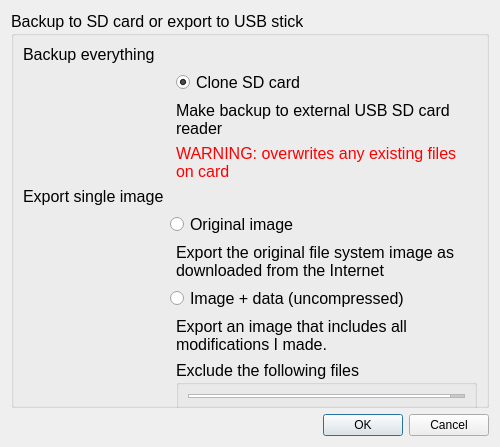
<?xml version="1.0" encoding="UTF-8"?>
<ui version="4.0">
 <class>ExportDialog</class>
 <widget class="QDialog" name="ExportDialog">
  <property name="geometry">
   <rect>
    <x>0</x>
    <y>0</y>
    <width>500</width>
    <height>447</height>
   </rect>
  </property>
  <property name="windowTitle">
   <string>Export</string>
  </property>
  <layout class="QVBoxLayout" name="verticalLayout">
   <item>
    <widget class="QGroupBox" name="groupBox">
     <property name="font">
      <font>
       <pointsize>12</pointsize>
      </font>
     </property>
     <property name="title">
      <string>Backup to SD card or export to USB stick</string>
     </property>
     <layout class="QGridLayout" name="gridLayout">
      <item row="7" column="1" colspan="2">
       <widget class="QRadioButton" name="dataRadio">
        <property name="text">
         <string>Image + data (uncompressed)</string>
        </property>
        <property name="checked">
         <bool>false</bool>
        </property>
       </widget>
      </item>
      <item row="1" column="2">
       <widget class="QRadioButton" name="backupRadio">
        <property name="text">
         <string>Clone SD card</string>
        </property>
        <property name="checked">
         <bool>true</bool>
        </property>
       </widget>
      </item>
      <item row="4" column="0">
       <widget class="QLabel" name="label_2">
        <property name="text">
         <string>Export single image</string>
        </property>
       </widget>
      </item>
      <item row="5" column="1" colspan="2">
       <widget class="QRadioButton" name="origRadio">
        <property name="text">
         <string>Original image</string>
        </property>
        <property name="checked">
         <bool>false</bool>
        </property>
       </widget>
      </item>
      <item row="8" column="2">
       <widget class="QLabel" name="label_4">
        <property name="text">
         <string>Export an image that includes all modifications I made.</string>
        </property>
        <property name="wordWrap">
         <bool>true</bool>
        </property>
       </widget>
      </item>
      <item row="0" column="0">
       <widget class="QLabel" name="label">
        <property name="text">
         <string>Backup everything</string>
        </property>
       </widget>
      </item>
      <item row="6" column="2">
       <widget class="QLabel" name="label_3">
        <property name="text">
         <string>Export the original file system image as downloaded from the Internet</string>
        </property>
        <property name="wordWrap">
         <bool>true</bool>
        </property>
       </widget>
      </item>
      <item row="2" column="2">
       <widget class="QLabel" name="label_5">
        <property name="text">
         <string>Make backup to external USB SD card reader</string>
        </property>
        <property name="wordWrap">
         <bool>true</bool>
        </property>
       </widget>
      </item>
      <item row="9" column="2">
       <widget class="QGroupBox" name="excludeGroupbox">
        <property name="sizePolicy">
         <sizepolicy hsizetype="Preferred" vsizetype="Expanding">
          <horstretch>0</horstretch>
          <verstretch>0</verstretch>
         </sizepolicy>
        </property>
        <property name="minimumSize">
         <size>
          <width>0</width>
          <height>50</height>
         </size>
        </property>
        <property name="title">
         <string>Exclude the following files</string>
        </property>
        <layout class="QHBoxLayout" name="horizontalLayout">
         <item>
          <widget class="QPlainTextEdit" name="excludeEdit">
           <property name="plainText">
            <string>/etc/udev/rules.d/
/etc/ssh/ssh_host_dsa_key
/etc/ssh/ssh_host_dsa_key.pub
/etc/ssh/ssh_host_rsa_key
/etc/ssh/ssh_host_rsa_key.pub
/etc/ssh/ssh_host_ecdsa_key.pub
/etc/ssh/ssh_host_ecdsa_key
</string>
           </property>
          </widget>
         </item>
        </layout>
       </widget>
      </item>
      <item row="3" column="2">
       <widget class="QLabel" name="label_6">
        <property name="palette">
         <palette>
          <active>
           <colorrole role="WindowText">
            <brush brushstyle="SolidPattern">
             <color alpha="255">
              <red>255</red>
              <green>0</green>
              <blue>0</blue>
             </color>
            </brush>
           </colorrole>
          </active>
          <inactive>
           <colorrole role="WindowText">
            <brush brushstyle="SolidPattern">
             <color alpha="255">
              <red>255</red>
              <green>0</green>
              <blue>0</blue>
             </color>
            </brush>
           </colorrole>
          </inactive>
          <disabled>
           <colorrole role="WindowText">
            <brush brushstyle="SolidPattern">
             <color alpha="255">
              <red>144</red>
              <green>141</green>
              <blue>139</blue>
             </color>
            </brush>
           </colorrole>
          </disabled>
         </palette>
        </property>
        <property name="text">
         <string>WARNING: overwrites any existing files on card</string>
        </property>
        <property name="wordWrap">
         <bool>true</bool>
        </property>
       </widget>
      </item>
     </layout>
    </widget>
   </item>
   <item>
    <widget class="QDialogButtonBox" name="buttonBox">
     <property name="orientation">
      <enum>Qt::Horizontal</enum>
     </property>
     <property name="standardButtons">
      <set>QDialogButtonBox::Cancel|QDialogButtonBox::Ok</set>
     </property>
    </widget>
   </item>
  </layout>
 </widget>
 <resources/>
 <connections>
  <connection>
   <sender>buttonBox</sender>
   <signal>accepted()</signal>
   <receiver>ExportDialog</receiver>
   <slot>accept()</slot>
   <hints>
    <hint type="sourcelabel">
     <x>248</x>
     <y>254</y>
    </hint>
    <hint type="destinationlabel">
     <x>157</x>
     <y>274</y>
    </hint>
   </hints>
  </connection>
  <connection>
   <sender>buttonBox</sender>
   <signal>rejected()</signal>
   <receiver>ExportDialog</receiver>
   <slot>reject()</slot>
   <hints>
    <hint type="sourcelabel">
     <x>316</x>
     <y>260</y>
    </hint>
    <hint type="destinationlabel">
     <x>286</x>
     <y>274</y>
    </hint>
   </hints>
  </connection>
 </connections>
</ui>
